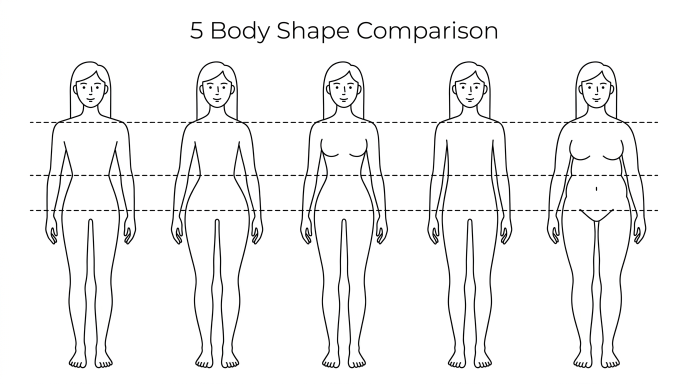
#> input picture golden-set/body/images/comparison/all-shapes-female.png, 1376 x 768 px, given in place of _pair_1_inv.png, which was not available (shown at 1/2 size)
$ python _compose_plus_size.py
#> lines starting #> are read from the running program, lines starting #| are printed output that depends on the picture; pictures that were not available may be replaced by others from this repository, and a replacement may not be noted
"""
여자 5체형 × Plus-Size 비교 합본 이미지 생성기.

입력: golden-set/body/images/comparison/_pair_1_inv.png ... _pair_5_round.png
       (각 pair는 1024x1024, 좌측 slim + 우측 plus)
출력: golden-set/body/images/comparison/female-5shapes-plus-size.png

본인 5체형 분류(02-body-proportion-rules.md) × Pinterest plus-size 6체형의 통합 차트.
"""
from PIL import Image, ImageDraw, ImageFont
import os

BASE_DIR = r'C:\Users\Playdata\Desktop\SKN28-FINAL-1Team\docs\golden-set\images\body-proportions\comparison'

# 5체형 정보: (pair 파일, 한글 라벨, 영문 라벨, 비율 신호, plus-size 매핑 메모)
SHAPES = [
    ('_pair_1_inv.png',  '역삼각형',  'Inverted Triangle',  'shoulder/hip 상위 33%',                '↔ Pinterest Inverted'),
    ('_pair_2_tri.png',  '삼각형',    'Pear / Triangle',    'shoulder/hip 하위 33%',                '↔ Pinterest Pear'),
    ('_pair_3_hour.png', '모래시계형', 'Hourglass',          'waist/hip 하위 33% + 균형',            '↔ Pinterest Hourglass'),
    ('_pair_4_rect.png', '직사각형',  'Rectangle',          'shoulder/hip·waist/hip 중간',          '↔ Pinterest Rectangle'),
    ('_pair_5_round.png','라운드형',  'Round (Apple / Oval)','waist/hip 상위 33%',                  'Apple / Oval sub-type'),
]

# 처방 요약 (가로축만, 기본값 balanced 가정 시 세로축 미적용)
RX = [
    ['상의: 레귤러·슬림 (오버핏 기피)',  '하의: 와이드·레귤러 (슬림 기피)',  '기장: 기본',                '색: 상의 축소색, 하의 확장색'],
    ['상의: 오버·레귤러 (슬림 기피)',    '하의: 레귤러 (와이드 기피)',       '기장: 기본',                '색: 상의 확장색, 하의 축소색'],
    ['상의: 레귤러·슬림 (오버핏 기피)',  '하의: 모두 OK',                    '기장: 크롭~기본',           '색: 허리 강조 (허리 노출)'],
    ['상의: 레귤러·오버',                '하의: 와이드·레귤러',              '기장: 크롭~기본',           '색: 상하 명도차 ≥18 (허리선 인공 생성)'],
    ['상의: 레귤러 (슬림·오버 기피)',    '하의: 레귤러·와이드 (슬림 기피)',  '기장: 크롭 기피',           '색: 상하 동일 계열, 상의 축소색'],
]

# 폰트
FONT = r'C:\Windows\Fonts\malgun.ttf'
title_font   = ImageFont.truetype(FONT, 56)
subtitle_font= ImageFont.truetype(FONT, 30)
col_font     = ImageFont.truetype(FONT, 34)
label_font   = ImageFont.truetype(FONT, 36)
en_font      = ImageFont.truetype(FONT, 22)
ratio_font   = ImageFont.truetype(FONT, 22)
rx_font      = ImageFont.truetype(FONT, 20)
small_font   = ImageFont.truetype(FONT, 20)
footer_font  = ImageFont.truetype(FONT, 26)
note_font    = ImageFont.truetype(FONT, 22)

# pair 이미지 로드 + 좌우 crop
pair_imgs = []
for f, *_ in SHAPES:
    img = Image.open(os.path.join(BASE_DIR, f))
#> img is the input picture: PIL image 1376x768 RGB; mean R, G, B 243.1, 243.1, 243.1
    w, h = img.size
#> w = 1376; h = 768
    slim = img.crop((0, 0, w // 2, h))
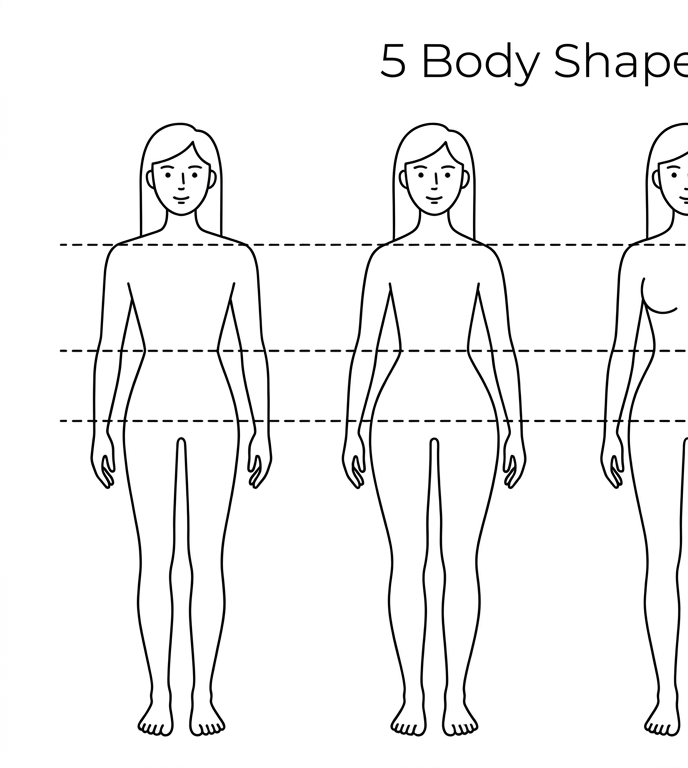
#> slim: PIL image 688x768 RGB; mean R, G, B 243.1, 243.1, 243.1
    plus = img.crop((w // 2, 0, w, h))
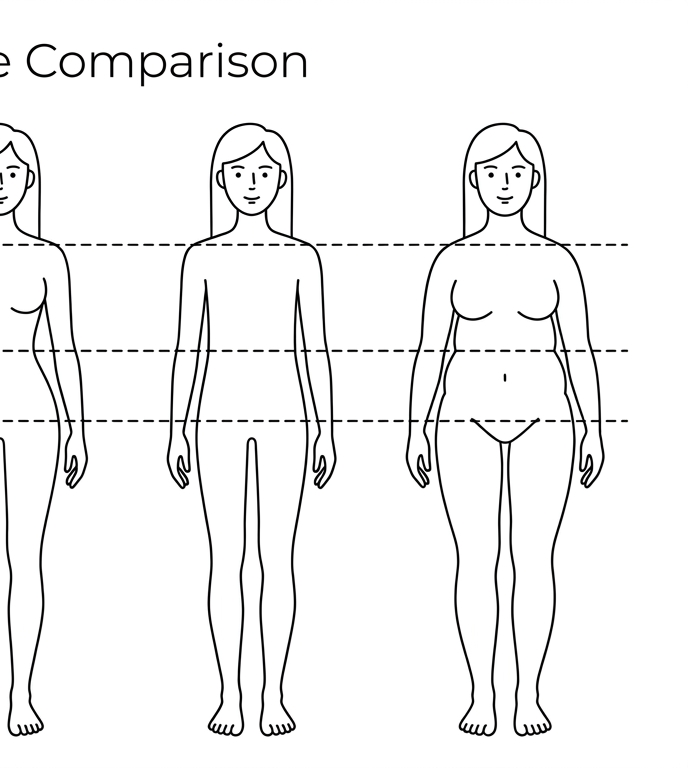
#> plus: PIL image 688x768 RGB; mean R, G, B 243.1, 243.1, 243.1
    pair_imgs.append((slim, plus))
#> pass 2 of the loop `for f, *_ in SHAPES:`:
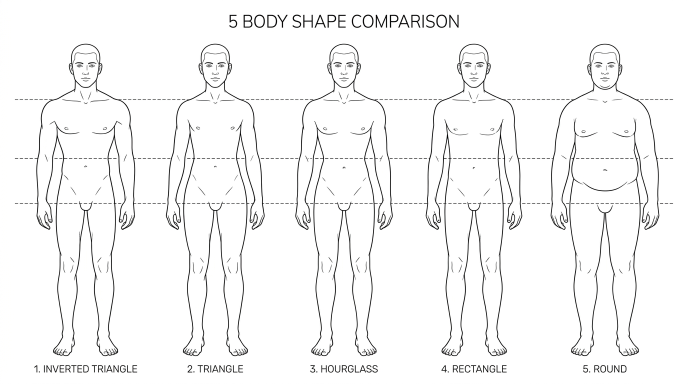
#> input picture golden-set/body/images/comparison/all-shapes-male.png, 1376 x 768 px, given in place of _pair_2_tri.png, which was not available (shown at 1/2 size)
#> img is the input picture: PIL image 1376x768 RGB; mean R, G, B 246.1, 246.1, 246.1
#> `slim = img.crop((0, 0, w // 2, h))`:
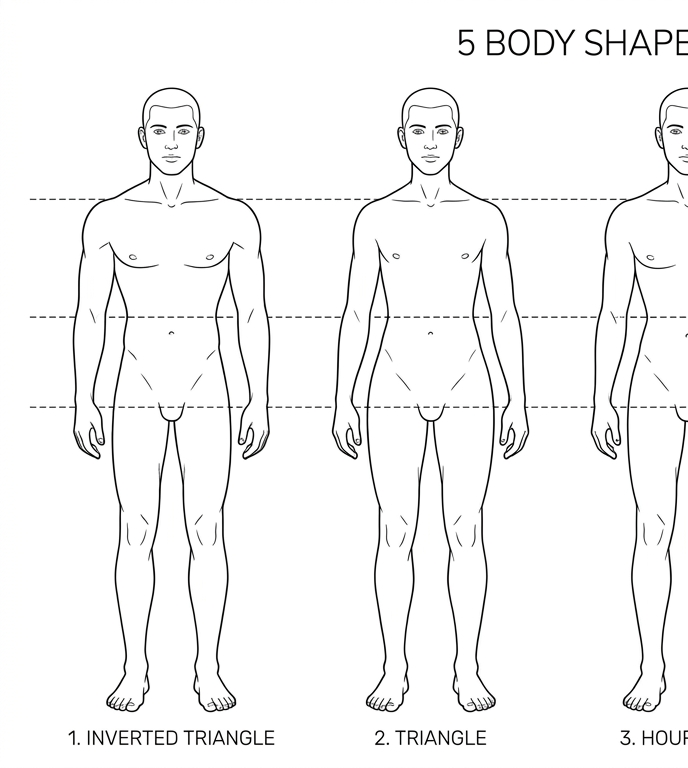
#> slim: PIL image 688x768 RGB; mean R, G, B 246, 246, 246
#> `plus = img.crop((w // 2, 0, w, h))`:
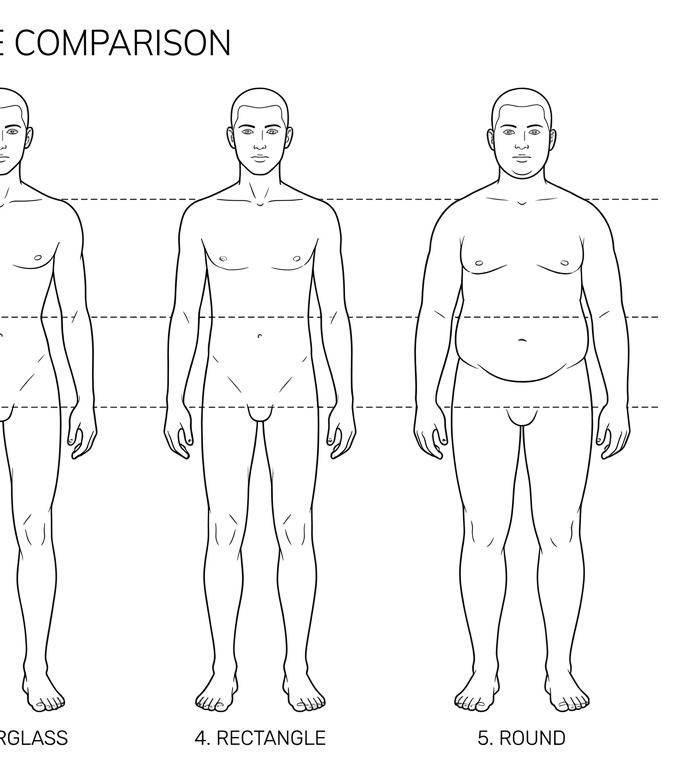
#> plus: PIL image 688x768 RGB; mean R, G, B 246.2, 246.2, 246.2
#> (the run stopped early here; a loop or call above may not have finished)
